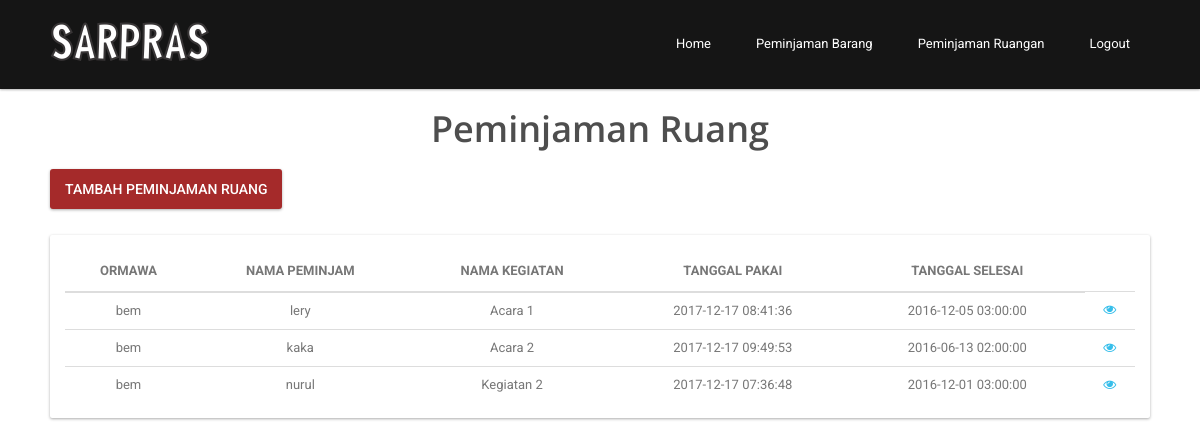
Page /peminjamanRuangUser (signed in) on the committed database.
### tables this page shows
CREATE TABLE `tb_peminjaman_ruangan` (
  `id` int(10) UNSIGNED NOT NULL,
  `id_user` varchar(50) NOT NULL,
  `nama_peminjam` varchar(50) NOT NULL,
  `nama_kegiatan` varchar(255) NOT NULL,
  `ruangan_id` int(10) UNSIGNED NOT NULL,
  `tgl_dipakai` timestamp NOT NULL DEFAULT CURRENT_TIMESTAMP ON UPDATE CURRENT_TIMESTAMP,
  `tgl_selesai` timestamp NOT NULL DEFAULT '0000-00-00 00:00:00',
  `status_pinjam` tinyint(1) NOT NULL DEFAULT '0',
  `created_at` timestamp NULL DEFAULT NULL,
  `updated_at` timestamp NULL DEFAULT NULL
);

CREATE TABLE `tb_user` (
  `id_user` varchar(20) NOT NULL,
  `nama` varchar(50) NOT NULL,
  `email` varchar(50) NOT NULL,
  `alamat` text NOT NULL,
  `password` varchar(25) NOT NULL,
  `id_akses` int(1) NOT NULL
);

### app/controller/peminjamanRuangUser.php (called while the page is built, shortened)
<?php
class peminjamanRuangUser extends controller
{
    function __construct()
    {
        $this->model = $this->model->load('peminjamanRuang');
    }
    function index()
    {
        $this->view->data = $this->model->getDataUser();
        $this->view->display('peminjamanRuangUser', 'user');
    }
  }

### index.php (called while the page is built, shortened)
<?php
require 'config/database.php';
require 'libs/controller.php';
require 'libs/model.php';
require 'libs/database.php';
require 'libs/session.php';
$app = new routing();

### libs/database.php (called while the page is built, shortened)
<?php
class database extends PDO {
    public function selectAll($query, $fetchMode = PDO::FETCH_ASSOC) {
        try {
            $stmt = $this->prepare($query);
            $stmt->execute();
            return $stmt->fetchAll($fetchMode);
        } catch (PDOException $e) {
            echo $e->getMessage();
        }
    }
}

### app/model/m_peminjamanRuang.php (called while the page is built, shortened)
<?php
class m_peminjamanRuang extends model
{
    function getDataUser()
    {
        $nama = explode(' ', session::get('bg-username'));
        return $this->db->selectAll("SELECT * FROM tb_peminjaman_ruangan pr join tb_ruangan r ON ruangan_id = r.id
         JOIN tb_user u on u.id_user = pr.id_user  WHERE pr.id_user = '$nama[0]' GROUP BY nama_kegiatan");
    }
}

### libs/controller.php (called while the page is built, shortened)
<?php
class controller {
    function __construct() {
        $this->model = new model();
    }
}

### libs/model.php (called while the page is built, shortened)
<?php
class model {
    function __construct() {
        $this->db = new database();
    }
    function load($model) {
        $path = 'app/model/m_' . $model . '.php';
        if (file_exists($path)) {
            return new $modelName();
        } else {
            echo 'Kesalahan: m_' . $model . '.php tidak ditemukan';
        }
    }
}

### libs/session.php (called while the page is built, shortened)
<?php
class session {
    public static function get($key) {
        if (isset($_SESSION[$key])) {
            return $_SESSION[$key];
        }
    }
}

### app/view/user/v_peminjamanRuangUser.php (the view, shortened to what this page needs)
<?php require_once(__DIR__.'/../part/header.php');?>
<div id="page-login" class="page-logreg">
    <div id="main">
        <div class="container clearfix">
            <br>
            <br>
            <br>
            <div class="center wow fadeInDown">
                <h2>Peminjaman Ruang</h2>
            </div>
            <div class="toolbar clearfix section">
                <a class="btn btn-raised left" href="<?php echo URL; ?>/peminjamanRuangUser/tambah" >Tambah Peminjaman Ruang</a>
            </div>
            <br>
            <br>
            <div class="card clearfix section">
                <div class="card-body">
                    <div class="desktop">
                        <table>
                            <thead>
                            <tr>
                                <th>Ormawa</th>
                                <th>Nama Peminjam</th>
                                <th>Nama Kegiatan</th>
                                <th>Tanggal Pakai</th>
                                <th>Tanggal Selesai</th>
                            </tr>
                            </thead>
                            <tbody>
                            <?php foreach ($this->data as $key => $value){?>
                                <tr>
                                    <td><?php echo $value['id_user'] ?></td>
                                    <td><?php echo $value['nama_peminjam'] ?></td>
                                    <td><?php echo $value['nama_kegiatan'] ?></td>
                                    <td><?php echo $value['tgl_dipakai'] ?></td>
                                    <td><?php echo $value['tgl_selesai'] ?></td>
                                    <td><a href="peminjamanRuangUser/detail/<?php echo $value['nama_kegiatan'] ?>"><i class="fa fa-eye"></i></a>
                                    </td>
                                    </tr>
                            <?php } ?>
                            </tbody>
                        </table>
                    </div>
                </div>
            </div>
        </div>
    </div>

### public/css/main.css (style rules this page uses)
h1, h2, h3, h4, h5, h6 { font-weight: 600; font-family: 'Open Sans', sans-serif; color:#4e4e4e; }
h2 { font-size: 20px; }
a { color: #c52d2f; -webkit-transition: color 300ms, background-color 300ms; -moz-transition: color 300ms, background-color 300ms; -o-transition: color 300ms, background-color 300ms; transition: color 300ms, background-color 300ms; }
.center h2 { font-size: 36px; margin-top: 0; margin-bottom: 20px; }
.center { text-align: center; }

### public/css/style.css (style rules this page uses)
a, a:hover { color: #36BEEA }
.container { width: 1100px; padding: 0px }
.btn { background: brown; min-width: 100px; max-height: 40px; font-weight: 500; display: inline-block; padding: 0px 15px; border: none; border-radius: 3px; text-transform: uppercase; cursor: pointer; color: #fff; font-family: 'Roboto', sans-serif; line-height: 40px; -webkit-box-sizing: border-box; -moz-box-sizing: border-box; box-sizing: border-box }
.btn-raised { -webkit-box-shadow: 0 1px 3px 0 rgba(0, 0, 0, 0.33); box-shadow: 0 1px 3px 0 rgba(0, 0, 0, 0.33); -webkit-transition: -webkit-box-shadow 0.15s ease-out; -moz-transition: -moz-box-shadow 0.15s ease-out; -o-transition: -o-box-shadow 0.15s ease-out; transition: box-shadow 0.15s ease-out }
.card { position: relative; background-color: #fff; color: #313534; border-radius: 2px; -webkit-box-shadow: 0 1px 3px 0 rgba(0, 0, 0, 0.33); box-shadow: 0 1px 3px 0 rgba(0, 0, 0, 0.33) }
.card-body { padding: 15px; position: relative }
table { width: 100%; color: #777 }
table th { vertical-align: middle; text-transform: uppercase; padding: 8px; text-align: center; line-height: 25px; border-bottom: 2px solid #ddd }
table tbody td { padding: 8px; border-top: 1px solid #ddd; vertical-align: top; line-height: 20px; text-align: center; vertical-align: middle; }
#main { margin: 70px 0px 0px }

### rows in the picture
tb_peminjaman_ruangan: id_user.id_user "bem", nama_peminjam "lery", nama_kegiatan "Acara 1", tgl_dipakai "2017-12-17 08:41:36", tgl_selesai "2016-12-05 03:00:00"
tb_peminjaman_ruangan: id_user.id_user "bem", nama_peminjam "kaka", nama_kegiatan "Acara 2", tgl_dipakai "2017-12-17 09:49:53", tgl_selesai "2016-06-13 02:00:00"
tb_peminjaman_ruangan: id_user.id_user "bem", nama_peminjam "nurul", nama_kegiatan "Kegiatan 2", tgl_dipakai "2017-12-17 07:36:48", tgl_selesai "2016-12-01 03:00:00"
